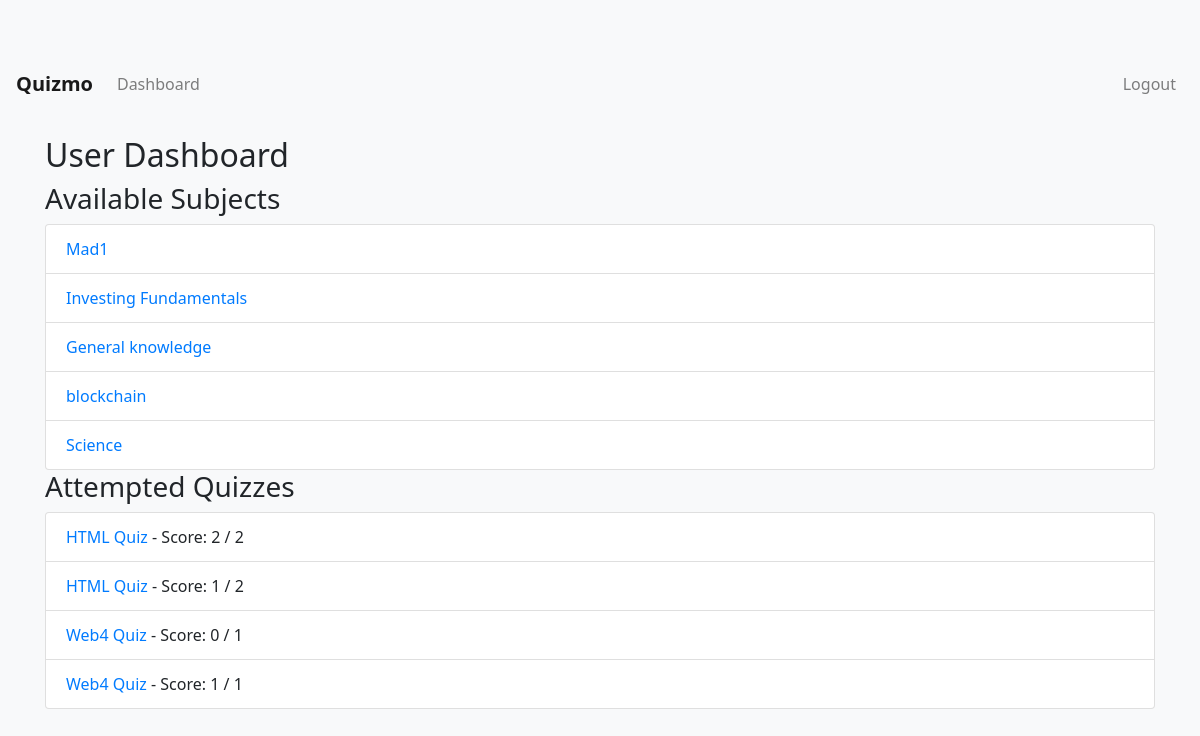
Screenshot of /user_dashboard (signed in) with the database file from the repository.
### models.py (models this page shows)
class Subject(db.Model):
    id = db.Column(db.Integer, primary_key=True)
    name = db.Column(db.String(150), nullable=False)
    description = db.Column(db.String(500), nullable=True)

class Score(db.Model):
    id = db.Column(db.Integer, primary_key=True)
    quiz_id = db.Column(db.Integer, db.ForeignKey('quiz.id'), nullable=False)
    user_id = db.Column(db.Integer, db.ForeignKey('user.id'), nullable=False)
    total_scored = db.Column(db.Integer, nullable=False)
    time_stamp_of_attempt = db.Column(db.DateTime, nullable=False, default=datetime.utcnow)
    quiz = db.relationship('Quiz', backref=db.backref('scores', lazy=True))

class Chapter(db.Model):
    id = db.Column(db.Integer, primary_key=True)
    name = db.Column(db.String(150), nullable=False)
    description = db.Column(db.String(500), nullable=True)
    subject_id = db.Column(db.Integer, db.ForeignKey('subject.id'), nullable=False)
    subject = db.relationship('Subject', backref=db.backref('chapters', lazy=True))

### app.py (the view)
@app.route('/user_dashboard')
def user_dashboard():
    if 'user_id' not in session:
        return redirect(url_for('login'))
    user = User.query.get(session['user_id'])
    if user.is_admin:
        return redirect(url_for('admin_dashboard'))
    subjects = Subject.query.all()
    attempted_quizzes = Score.query.filter_by(user_id=user.id).all()
    return render_template('user_dashboard.html',
                           user=user,
                           subjects=subjects,
                           attempted_quizzes=attempted_quizzes)

### app.py (called while the page is built)
def is_admin():
    if 'user_id' in session:
        user = User.query.get(session['user_id'])
        return user and user.is_admin
    return False

### templates/user_dashboard.html
{% extends 'base.html' %}
{% block content %}
<h2>User Dashboard</h2>
<h3>Available Subjects</h3>
<ul class="list-group">
    {% for subject in subjects %}
        <li class="list-group-item">
            <a href="{{ url_for('user_chapters', subject_id=subject.id) }}">{{ subject.name }}</a>
        </li>
    {% endfor %}
</ul>
<h3>Attempted Quizzes</h3>
<ul class="list-group">
    {% for score in attempted_quizzes %}
        <li class="list-group-item">
            <a href="{{ url_for('quiz_result', score_id=score.id) }}">{{ score.quiz.chapter.name }} Quiz</a>
            - Score: {{ score.total_scored }} / {{ score.quiz.questions|length }}
        </li>
    {% endfor %}
</ul>
{% endblock %}

### templates/base.html (shortened to what this page needs)
<!DOCTYPE html>
<html lang="en">
<head>
    <link rel="stylesheet" href="https://stackpath.bootstrapcdn.com/bootstrap/4.5.2/css/bootstrap.min.css">
    <link rel="stylesheet" href="{{ url_for('static', filename='css/style.css') }}">
</head>
<body>
    <nav class="navbar navbar-expand-lg navbar-light bg-light">
        <a class="navbar-brand" href="{{ url_for('index') }}">Quizmo</a>
        <div class="collapse navbar-collapse" id="navbarNav">
            <ul class="navbar-nav mr-auto">
                {% if 'user_id' in session %}
                    {% if is_admin() %}
                        <li class="nav-item">
                            <a class="nav-link" href="{{ url_for('admin_dashboard') }}">Dashboard</a>
                        </li>
                    {% else %}
                        <li class="nav-item">
                            <a class="nav-link" href="{{ url_for('user_dashboard') }}">Dashboard</a>
                        </li>
                    {% endif %}
                {% endif %}
            </ul>
            <ul class="navbar-nav ml-auto">
                {% if 'user_id' in session %}
                    <li class="nav-item">
                        <a class="nav-link" href="{{ url_for('logout') }}">Logout</a>
                    </li>
                {% endif %}
            </ul>
        </div>
    </nav>
    <div class="container mt-4">
        {% block content %}{% endblock %}
    </div>
    <link rel="stylesheet" href="https://cdn.jsdelivr.net/npm/bootstrap-icons@1.8.1/font/bootstrap-icons.css">
</body>
</html>

### static/css/style.css (style rules this page uses)
body { padding-top: 56px; background-color: #f8f9fa; font-family: 'Segoe UI', Tahoma, Geneva, Verdana, sans-serif; }
.container { margin-top: 20px; }
.navbar-brand { font-weight: bold; }

### rows the page displays
Subject: name "Mad1"
Subject: name "Investing Fundamentals"
Subject: name "General knowledge"
Subject: name "blockchain"
Subject: name "Science"
Score: quiz.chapter.name "HTML", total_scored "2", quiz.questions|length "2"
Score: quiz.chapter.name "HTML", total_scored "1", quiz.questions|length "2"
Score: quiz.chapter.name "Web4", total_scored "0", quiz.questions|length "1"
Score: quiz.chapter.name "Web4", total_scored "1", quiz.questions|length "1"
